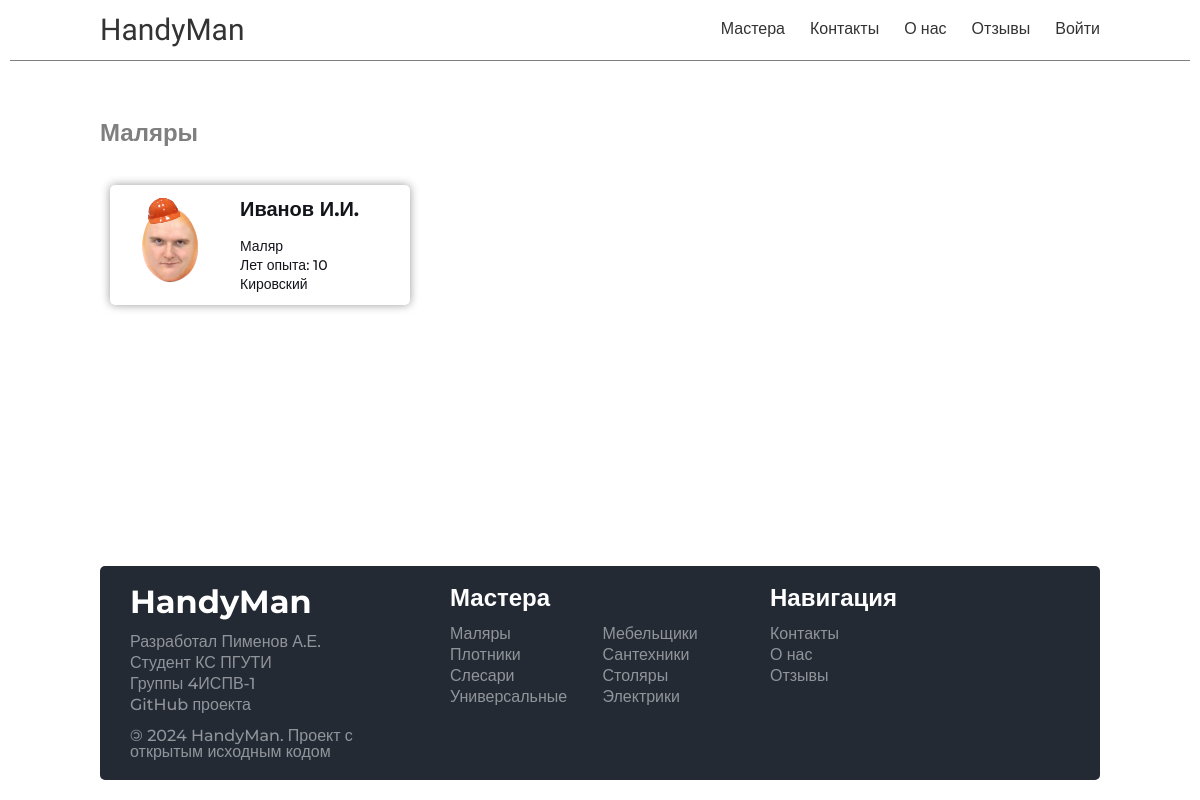
/masters/malyary/, run on an earlier commit of the app's database.
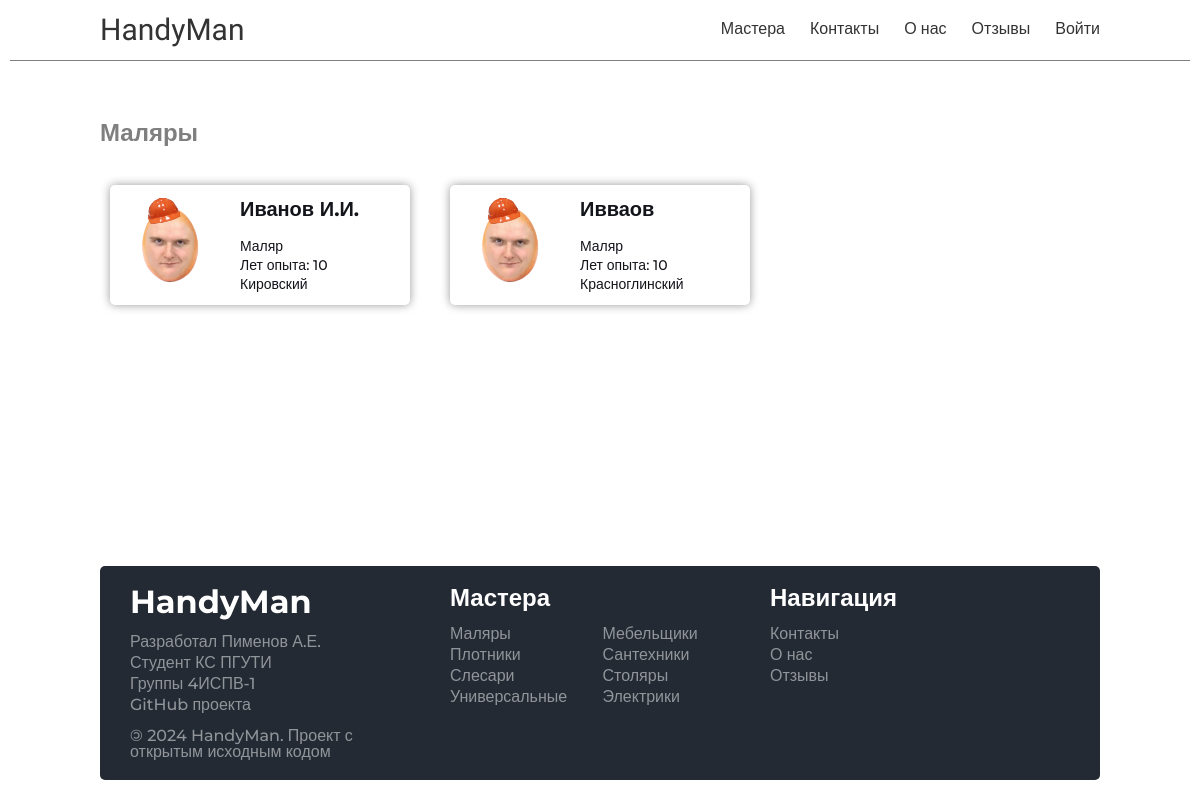
And on a later commit of the database.
### handyman/models.py (models this page shows, shortened)
class Master(models.Model):
    id = models.UUIDField(primary_key=True, default=uuid.uuid4, editable=False)
    name = models.CharField(max_length=100)
    skill = models.ForeignKey(
        to="Skills", on_delete=models.PROTECT, blank=True, null=True
    )
    workarea = models.ForeignKey(
        to="Workarea", on_delete=models.PROTECT, blank=True, null=True
    )
    image = models.ImageField(upload_to='masters/images')
    experience = models.IntegerField(default=10)
    created_at = models.DateTimeField(auto_now_add=True)
    def get_absolute_url(self):
        return reverse('master_page', args=[self.skill.slug, self.id])

class Skills(models.Model):
    id = models.UUIDField(primary_key=True, default=uuid.uuid4, editable=False)
    name = models.CharField(max_length=100)
    cat_name = models.CharField(
        max_length=100
    )
    slug = models.CharField(max_length=100, unique=True)
    image = models.ImageField(upload_to='skills/images', blank=True, null=True)
    created_at = models.DateTimeField(auto_now_add=True)
    class Meta:
        ordering = ['cat_name']

class Workarea(models.Model):
    id = models.UUIDField(primary_key=True, default=uuid.uuid4, editable=False)
    name = models.CharField(max_length=100)
    created_at = models.DateTimeField(auto_now_add=True)
    def __str__(self):
        return str(self.name)

### handyman/views.py (the view)
# urls.py: path('masters/<slug:skill_slug>/', views.show_masters, name='masters_type'),
def show_masters(request, skill_slug):
    skill = get_object_or_404(Skills, slug=skill_slug)
    masters = Master.objects.filter(skill=skill)
    data = {
        "title": skill.cat_name,
        "skill": skill,
        "masters": masters,
    }
    return render(request, "handyman/pages/master_pages/mastertype.html", context=data)

### handyman/templatetags/custom_tags.py (called while the page is built)
@register.simple_tag
def get_all_skills():
    return Skills.objects.all()

### handyman/templates/handyman/pages/master_pages/mastertype.html
{% extends "base.html" %}
{% block content %}
    {% include "handyman/include/header.html" %}
    <div class="main-container">
        <div class="main">
            <div class="main-block">
                <h2>{{ skill.cat_name }}</h2>
                <div class="grid-block">
                    {% for master in masters %}
                        <div class="card"
                             onclick="document.location.href='{{ master.get_absolute_url }}'">
                            {% if master.image %}
                                <img src="{{ master.image.url }}" alt="{{ master.name }}" style="border-radius: 5px"/>
                            {% else %}
                                <img src="https://placehold.co/150x150" alt="Изображение отсутствует"/>
                            {% endif %}
                            <div class="card-text">
                                <h3>{{ master.name }}</h3>
                                <ul>
                                    <li>{{ master.skill.name }}</li>
                                    <li>Лет опыта: {{ master.experience }}</li>
                                    <li>{{ master.workarea }}</li>
                                </ul>
                            </div>
                        </div>
                    {% endfor %}
                </div>
            </div>
        </div>
    </div>
    {% include "handyman/include/footer.html" %}
{% endblock content %}

### handyman/templates/handyman/include/footer.html
{% load custom_tags %}
<div class="footer-container">
    <div class="footer">
        <div class="footer-block">
            <h2>HandyMan</h2>
            <ul class="mt-20">
                <li>Разработал Пименов А.Е.</li>
                <li>Студент КС ПГУТИ</li>
                <li>Группы 4ИСПВ-1</li>
                <li>
                    <a href="https://github.com/binido/Course-work">GitHub проекта</a>
                </li>
                <li>
                    <span>&copy;</span> 2024 HandyMan. Проект с открытым исходным кодом
                </li>
            </ul>
        </div>
        <div class="footer-block">
            <h3>Мастера</h3>
            <ul class="grid-ul">
                {% get_all_skills as skills %}
                {% for skill in skills %}
                    <li><a href="{% url 'masters_type' skill.slug %}">{{ skill.cat_name }}</a></li>
                {% empty %}
                    <li>Нет доступных мастеров</li>
                {% endfor %}
            </ul>
        </div>
        <div class="footer-block">
            <h3>Навигация</h3>
            <ul>
                <li><a href="{% url 'contacts' %}">Контакты</a></li>
                <li><a href="{% url 'about' %}">О нас</a></li>
                <li><a href="{% url 'feedbacks' %}">Отзывы</a></li>
            </ul>
        </div>
    </div>
</div>

What changed in the data, as far as the page shows it:
added Master: image (picture), name "Ивваов", skill.name "Маляр", experience "10", workarea "Красноглинский"
